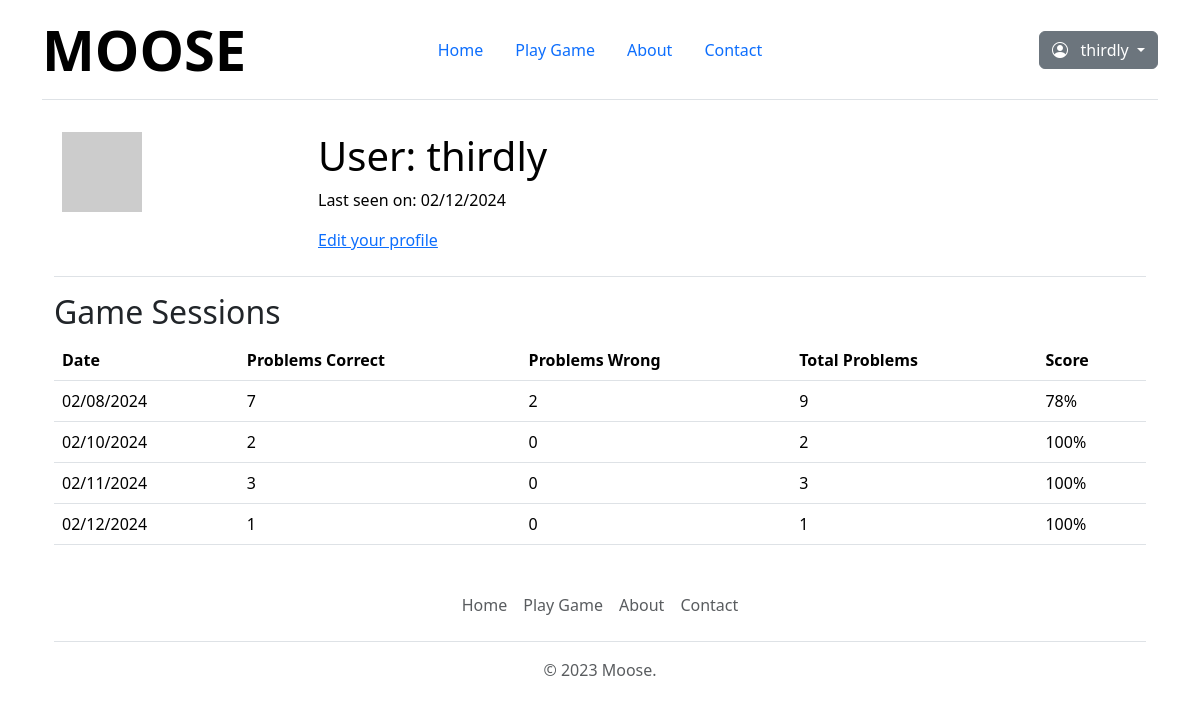
The app's page /user/thirdly (signed in), older data.
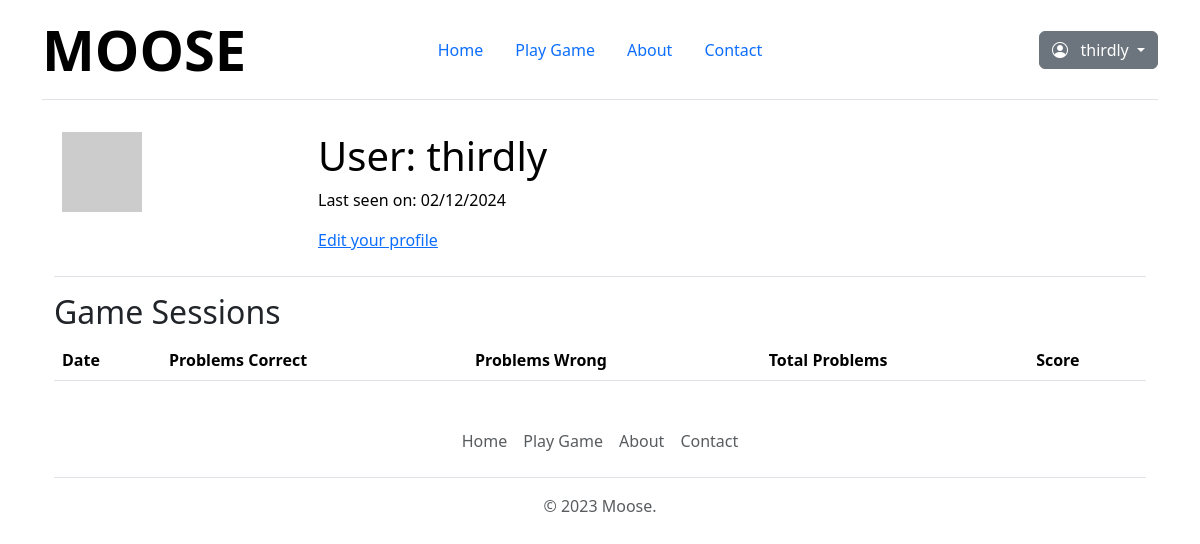
The same page, newer data.
### app/models.py (models this page shows, shortened)
class User(UserMixin, db.Model):
    id: so.Mapped[int] = so.mapped_column(primary_key=True)
    username: so.Mapped[str] = so.mapped_column(
        sa.String(64), index=True, unique=True
    )
    email: so.Mapped[str] = so.mapped_column(
        sa.String(120), index=True, unique=True
    )
    password_hash: so.Mapped[Optional[str]] = so.mapped_column(sa.String(256))
    about_me: so.Mapped[Optional[str]] = so.mapped_column(sa.String(140))
    last_seen: so.Mapped[Optional[datetime]] = so.mapped_column(
        default=lambda: datetime.now(timezone.utc)
    )
    posts: so.WriteOnlyMapped["Post"] = so.relationship(
        back_populates="author"
    )
    def avatar(self, size):
        digest = md5(self.email.lower().encode("utf-8")).hexdigest()
        return f"https://www.gravatar.com/avatar/{digest}?d=identicon&s={size}"
    game_sessions = db.relationship(
        "GameSession", backref="user", lazy="dynamic"
    )

class GameSession(db.Model):
    id = so.mapped_column(sa.Integer, primary_key=True)
    user_id = so.mapped_column(
        sa.Integer, sa.ForeignKey("user.id"), index=True
    )
    session_date = so.mapped_column(
        sa.Date, default=datetime.now(timezone.utc), index=True
    )
    total_problems = so.mapped_column(sa.Integer)
    problems_correct = so.mapped_column(sa.Integer)
    problems_wrong = so.mapped_column(sa.Integer)
    details = so.relationship(
        "GameDetail", back_populates="session", lazy=True
    )

### app/routes.py (the view)
@app.route("/user/<username>")
@login_required
def user(username):
    user = User.query.filter_by(username=username).first_or_404()
    game_sessions = user.game_sessions.order_by(
        GameSession.session_date.desc()
    )
    return render_template(
        "user.html", user=user, game_sessions=game_sessions, title=username
    )

### app/models.py (called while the page is built)
@login.user_loader
def load_user(id):
    return db.session.get(User, int(id))

### app/routes.py (called while the page is built)
@app.before_request
def before_request():
    if current_user.is_authenticated:
        current_user.last_seen = datetime.now(timezone.utc)
        db.session.commit()

### app/templates/user.html (shortened to what this page needs)
{% extends "base.html" %} {% block content %}
<table class="table table-hover">
  <tr>
    <td width="256px"><img src="{{ user.avatar(256) }}" /></td>
    <td>
      <h1>User: {{ user.username }}</h1>
       {% if user.last_seen %}
      <p>Last seen on: {{ user.last_seen.strftime('%m/%d/%Y') }}</p>
      {% endif %} {% if user == current_user %}
      <p><a href="{{ url_for('edit_profile') }}">Edit your profile</a></p>
      {% endif %}
    </td>
  </tr>
</table>
<h2>Game Sessions</h2>
{% if user.game_sessions %}
<table class="table">
  <thead>
    <tr>
      <th>Date</th>
      <th>Problems Correct</th>
      <th>Problems Wrong</th>
      <th>Total Problems</th>
      <th>Score</th>
    </tr>
  </thead>
  <tbody>
    {% for session in user.game_sessions %}
    <tr>
      <td>{{ session.session_date.strftime('%m/%d/%Y') }}</td>
      <td>{{ session.problems_correct }}</td>
      <td>{{ session.problems_wrong }}</td>
      <td>{{ session.total_problems }}</td>
      <td>
        {{ ((session.problems_correct / session.total_problems) * 100)
        |round|int }}%
      </td>
    </tr>
    {% endfor %}
  </tbody>
</table>
{% else %}
<p>No game sessions found.</p>
{% endif %} {% endblock %}

### app/templates/base.html (shortened to what this page needs)
<!DOCTYPE html>
<html>
  <head>
    <link href="/static/dist/css/bootstrap.min.css" rel="stylesheet" />
    <link
      rel="stylesheet"
      href="https://cdn.jsdelivr.net/npm/bootstrap-icons@1.11.3/font/bootstrap-icons.min.css"
    />
    <link
      rel="stylesheet"
      href="{{ url_for('static', filename='css/style.css') }}"
    />
    <link href="/static/css/headers.css" rel="stylesheet" />
  </head>
  <body>
    <div class="container">
      <nav
        class="d-flex flex-wrap align-items-center justify-content-center justify-content-md-between py-3 mb-4 border-bottom"
      >
        <div class="col-md-3 mb-2 mb-md-0">
          <a
            href="/"
            class="d-inline-flex link-body-emphasis text-decoration-none"
          >
            <span class="display-4 fw-bold">MOOSE</span>
          </a>
        </div>
        <ul
          class="nav nav-pills col-12 col-md-auto mb-2 justify-content-center mb-md-0"
        >
          <li>
            <a
              href="{{ url_for('index') }}"
              class="nav-link{% if request.path == url_for('index') %} active{% endif %}"
              aria-current="page"
              >Home</a
            >
          </li>
          <li>
            <a
              href="{{ url_for('game') }}"
              class="nav-link{% if request.path == url_for('game') %} active{% endif %}"
              aria-current="page"
              >Play Game</a
            >
          </li>
          <li>
            <a
              href="{{ url_for('about') }}"
              class="nav-link{% if request.path == url_for('about') %} active{% endif %}"
              aria-current="page"
              >About</a
            >
          </li>
          <li>
            <a
              href="{{ url_for('contact') }}"
              class="nav-link{% if request.path == url_for('contact') %} active{% endif %}"
              aria-current="page"
              >Contact</a
            >
          </li>
        </ul>
        <div class="col-md-3 text-end">
          {% if current_user.is_anonymous %}
          <ul
            class="nav nav-pills col-12 col-md-auto mb-2 justify-content-end mb-md-0"
          >
            <li>
              <a
                href="{{ url_for('login') }}"
                class="nav-link{% if request.path == url_for('login') %} active{% endif %}"
                aria-current="page"
                >Login</a
              >
            </li>
            <li>
              <a
                href="{{ url_for('register') }}"
                class="nav-link{% if request.path == url_for('register') %} active{% endif %}"
                aria-current="page"
                >Register</a
              >
            </li>
          </ul>
          {% else %}
          <div class="dropdown">
            <a
              class="btn btn-secondary dropdown-toggle"
              href="#"
              role="button"
              id="dropdownMenuLink"
              data-bs-toggle="dropdown"
              aria-expanded="false"
            >
              <i class="bi bi-person-circle"></i> &nbsp; {{
              current_user.username }}
            </a>
          </div>
          {% endif %}
        </div>
      </nav>
      <main class="container">{% block content %}{% endblock %}</main>
      <div class="container">
        <footer class="py-3 my-4">
          <ul class="nav justify-content-center border-bottom pb-3 mb-3">
            <li class="nav-item">
              <a
                href="{{ url_for('index') }}"
                class="nav-link px-2 text-body-secondary"
                >Home</a
              >
            </li>
            <li class="nav-item">
              <a
                href="{{ url_for('game') }}"
                class="nav-link px-2 text-body-secondary"
                >Play Game</a
              >
            </li>
            <li class="nav-item">
              <a
                href="{{ url_for('about') }}"
                class="nav-link px-2 text-body-secondary"
                >About</a
              >
            </li>
            <li class="nav-item">
              <a
                href="{{ url_for('contact') }}"
                class="nav-link px-2 text-body-secondary"
                >Contact</a
              >
            </li>
          </ul>
          <p class="text-center text-body-secondary">&copy; 2023 Moose.</p>
        </footer>
      </div>
    </div>
  </body>
</html>

Row changes from the older to the newer data that the page shows:
removed GameSession: session_date "02/08/2024", problems_correct "7", problems_wrong "2", total_problems "9", problems_correct+total_problems "78"
removed GameSession: session_date "02/10/2024", problems_correct "2", problems_wrong "0", total_problems "2", problems_correct+total_problems "100"
removed GameSession: session_date "02/11/2024", problems_correct "3", problems_wrong "0", total_problems "3", problems_correct+total_problems "100"
removed GameSession: session_date "02/12/2024", problems_correct "1", problems_wrong "0", total_problems "1", problems_correct+total_problems "100"
